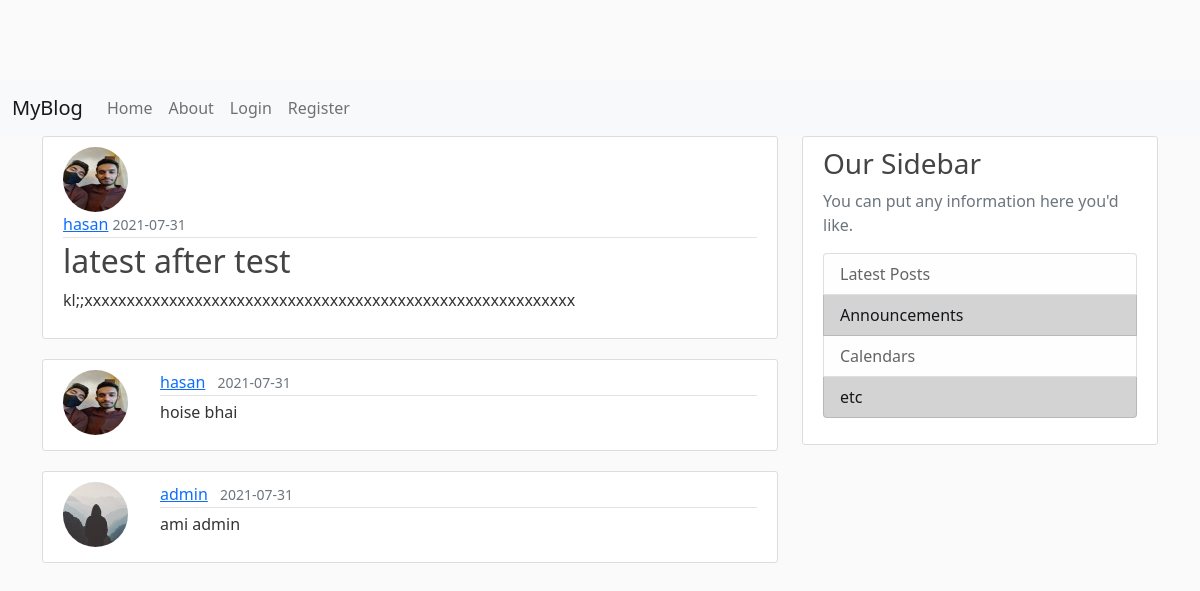
The page /post/18 on the database its author committed.
### blog/models.py (models this page shows, shortened)
class User(db.Model, UserMixin):
    id = db.Column(db.Integer, primary_key=True)
    username = db.Column(db.String(20), nullable=False, unique=True)
    email = db.Column(db.String(120), nullable=False, unique=True)
    image_file = db.Column(db.String(20), nullable=False,
                           default="default.jpg")
    password = db.Column(db.String(60), nullable=False)
    posts = db.relationship('Post', backref='author', lazy=True)
    comments = db.relationship('Comment', backref='commenter', lazy=True)

class Post(db.Model):
    id = db.Column(db.Integer, primary_key=True)
    title = db.Column(db.String(100), nullable=False)
    date_posted = db.Column(db.DateTime, nullable=False,
                            default=datetime.utcnow)
    content = db.Column(db.Text, nullable=False)
    user_id = db.Column(db.Integer, db.ForeignKey('user.id'), nullable=False)
    comments = db.relationship('Comment', backref='article', lazy=True)

class Comment(db.Model):
    id = db.Column(db.Integer, primary_key=True)
    comment = db.Column(db.Text, nullable=False)
    date_posted = db.Column(db.DateTime, nullable=False,
                            default=datetime.utcnow)
    post_id = db.Column(db.Integer, db.ForeignKey('post.id'), nullable=False)
    commenter_id = db.Column(db.Integer, db.ForeignKey('user.id'))

### blog/posts/routes.py (the view, shortened to what this page needs)
@posts.route("/<int:post_id>", methods=["GET", "POST"])
def read_post(post_id):
    post = Post.query.get_or_404(post_id)
    comments = Comment.query.filter_by(article=post).all()
    form = AddCommentForm()
    return render_template("posts/read_post.html",
                           title=post.title, post=post,
                           comments=comments, form=form)

### blog/templates/posts/read_post.html (shortened to what this page needs)
{% extends "base.html" %}
{% block content %}
  <article class="media content-section">
    <img class="rounded-circle article-img" src="{{ url_for('static', filename='profile_pictures/' + post.author.image_file) }}">
    <div class="media-body">
      <div class="article-metadata">
        <a class="mr-2" href="{{url_for('users.user_posts', username=post.author.username)}}">{{ post.author.username }}</a>
        <small class="text-muted">{{ post.date_posted.strftime('%Y-%m-%d') }}</small>
      </div>
      <h2 class="article-title">{{ post.title }}</h2>
      <p class="article-content">{{ post.content }}</p>
    </div>
  </article>
  <div>
    {% for comment in comments %}
    <div class="d-flex content-section">
      <div class="flex-shrink-0">
          <img class="article-img" src="{{ url_for('static', filename='profile_pictures/' + comment.commenter.image_file) }}" alt="..." />
      </div>
      <div class="flex-grow-1 ms-3">
          <div class="article-metadata">
              <a class="me-2" href="#">{{  comment.commenter.username }}</a>
              <small class="text-muted">{{ comment.date_posted.strftime('%Y-%m-%d') }}</small>
            </div>
            <p class="article-content">{{ comment.comment }}</p>
      </div>
  </div>
    {% endfor %}
  </div>
  {% endblock %}

### blog/templates/base.html (shortened to what this page needs)
<!DOCTYPE html>
<html lang="en">
    <head>
        <link
            href="https://cdn.jsdelivr.net/npm/bootstrap@5.0.2/dist/css/bootstrap.min.css"
            rel="stylesheet"
        />
        <link rel="stylesheet" type="text/css" href="{{ url_for('static', filename='style.css') }}">
    </head>
    <body>
        <header>
            <nav class="navbar navbar-expand-lg navbar-light bg-light">
                <div class="container-fluid">
                    <a class="navbar-brand" href="{{url_for('main.home')}}">MyBlog</a>
                    <div
                        class="collapse navbar-collapse"
                        id="navbarNavAltMarkup"
                    >
                        <div class="navbar-nav">
                            <a class="nav-link" href="{{url_for('main.home')}}">Home</a>
                            <a class="nav-link" href="{{ url_for('main.about')}}">About</a>
                            {% if current_user.is_authenticated %}
                            <a class="nav-link" href="{{url_for('posts.create_post')}}">New Post</a>
                            {% if current_user.username == 'admin' %}
                            <a class="nav-link" href="/admin">Admin</a>
                            {% endif %}
                            <a class="nav-link" href="{{url_for('users.account')}}">Account</a>
                            <a class="nav-link" href="{{url_for('users.logout')}}">Logout</a>
                            {% else %}
                            <a class="nav-link" href="{{url_for('users.login')}}">Login</a>
                            <a class="nav-link" href="{{url_for('users.register')}}">Register</a>
                            {% endif %}
                        </div>
                    </div>
                </div>
            </nav>
        </header>
        <main class="container">
            <div class="row">
                <div class="col-md-8">
                  {% block content %}{% endblock %}
                </div>
                <div class="col-md-4">
                  <div class="content-section">
                    <h3>Our Sidebar</h3>
                    <p class='text-muted'>You can put any information here you'd like.
                      <ul class="list-group">
                        <li class="list-group-item list-group-item-light">Latest Posts</li>
                        <li class="list-group-item list-group-item-dark">Announcements</li>
                        <li class="list-group-item list-group-item-light">Calendars</li>
                        <li class="list-group-item list-group-item-dark">etc</li>
                      </ul>
                    </p>
                  </div>
                </div>
              </div>
        </main>
    </body>
</html>

### blog/static/style.css (style rules this page uses)
body { background: #fafafa; color: #333333; margin-top: 5rem; }
h1, h2, h3, h4, h5, h6 { color: #444444; }
.content-section { background: #ffffff; padding: 10px 20px; border: 1px solid #dddddd; border-radius: 3px; margin-bottom: 20px; }
.article-title { color: #444444; }
.article-content { white-space: pre-line; }
.article-img { height: 65px; width: 65px; margin-right: 16px; border-radius: 50%; }
.article-metadata { padding-bottom: 1px; margin-bottom: 4px; border-bottom: 1px solid #e3e3e3; }

### rows shown on the page
User: image_file (picture), author.username "hasan"
Post: date_posted "2021-07-31", title "latest after test", content "kl;;xxxxxxxxxxxxxxxxxxxxxxxxxxxxxxxxxxxxxxxxxxxxxxxxxxxxxxxxxx"
Comment: image_file (picture), commenter.username "hasan", date_posted "2021-07-31", comment "hoise bhai"
Comment: image_file (placeholder picture), commenter.username "admin", date_posted "2021-07-31", comment "ami admin"
